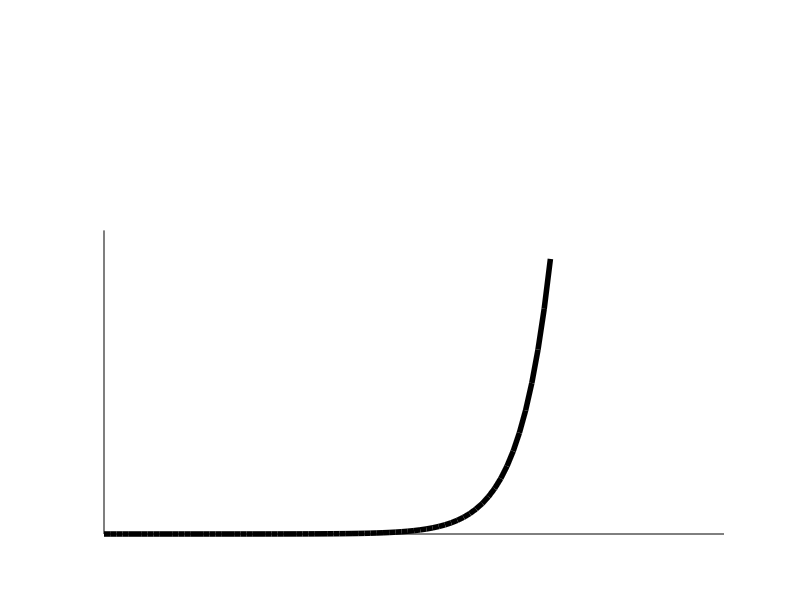
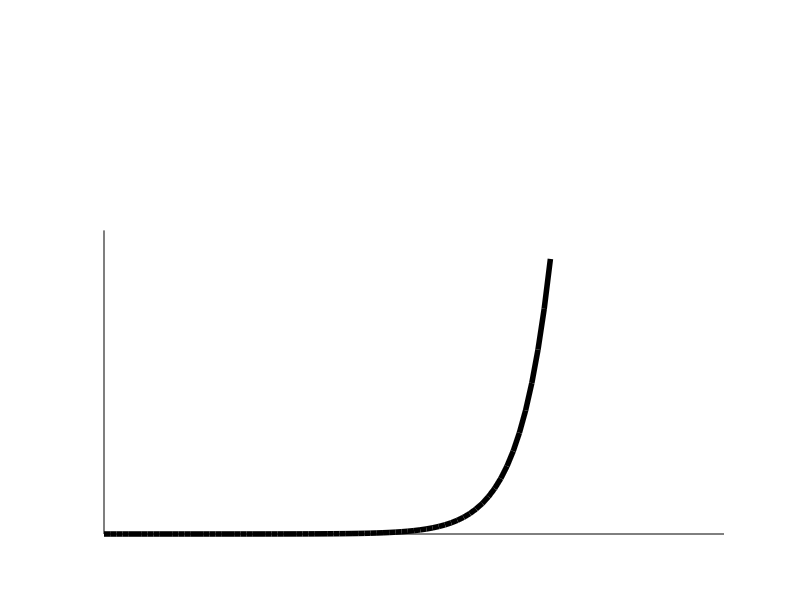

The MATLAB script that drew these images, in order:
## pieceWiseLinear
clf;
hold on

IS=5.1*10^(-15);
VT=0.05;
iD=@(vD) IS.*(e.^(vD/VT)-1);

vEnd=0.72494;
vD=0:0.01:vEnd;
plot(vD,iD(vD),"linewidth",4,"color","black")   %diode

plot([0,1],[0,0],"color","black")   %x-axis
plot([0,0],[0,iD(vEnd)],"color","black")  %y-axis

x=[0.2,0.4,0.6,0.8,1];
for i=x
%plot([i,i],[0,iD(0.625)],"color","black") %x-axis tics
endfor

iDmax=iD(vEnd);
y=[0.2,0.4,0.6,0.8];
for j=y*iDmax
%plot([0,0.02],[j,j],"color","black") %y-axis tics
endfor

grid off
axis([0 1 0 iD(vEnd)])
axis off

print -demf pieceWiseLinear.emf
print -deps pieceWiseLinear.eps
